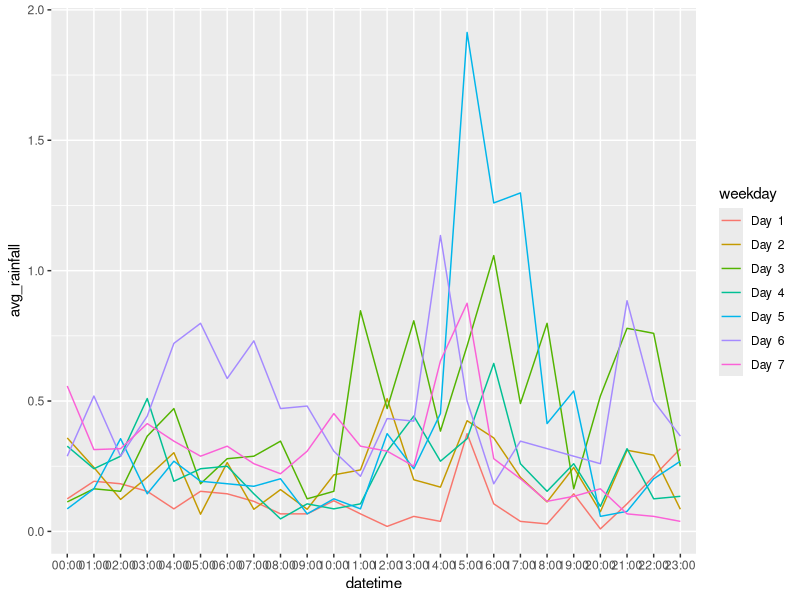
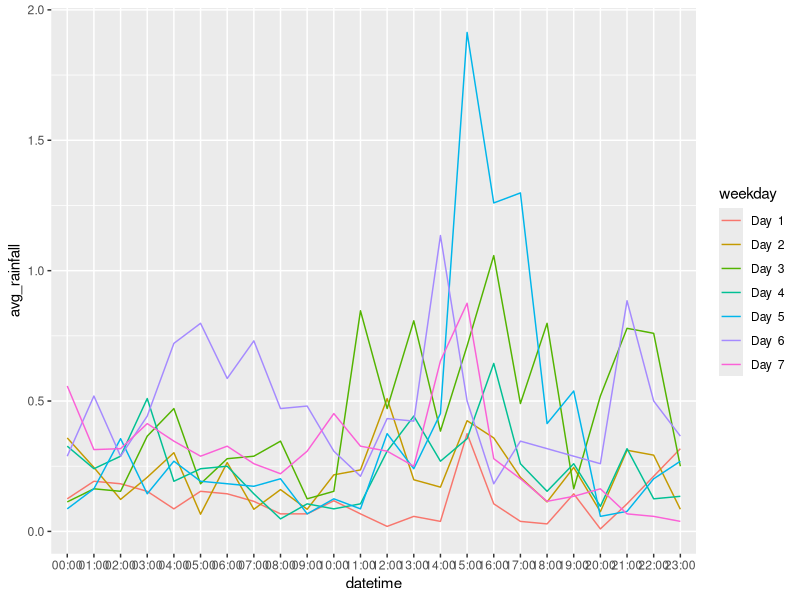

Recreate these plots in R, in order.
library(ggplot2)

raindata = read.table(file="raindata.csv",  header=TRUE, sep=",")
attach(raindata)

##	split time
temptime <- read.table(textConnection(as.character(raindata$datetime)))
raindata$datetime <- temptime$V2

temp1 = aggregate(raindata[3:3], by=list(raindata$weekday, raindata$datetime), mean)

##	rename col names.
colnames(temp1) <- c("weekday", "datetime", "avg_rainfall")

##	sort by weekday
temp1 = temp1[with(temp1, order(temp1$weekday)),]

##	rename content of weekday in order to avoid to become continuous values.
temp1$weekday <- paste("Day ", temp1$weekday)

##	output temp1 to .csv
write.csv(temp1, file = "Q4_rainfall.csv")

ggplot(temp1, aes(datetime, avg_rainfall, color=weekday)) + geom_line(aes(group = weekday))

ggsave(file="Q4_rainfall.pdf")